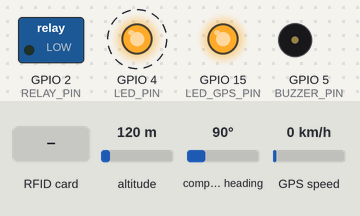
A sketch run on a simulated ESP32. Parts: switched loads named in the sketch (green lamp = pin HIGH), output pins drawn as LEDs (lit = HIGH), buzzer (waves = sounding). Dashed ring = blinking. Inputs (shaded band) come from the test bench; at power-on: altitude 120 m, compass heading 90°, GPS speed 0 km/h. The GPS gets a fix after 3 s at 37.7749, -122.4194 with 8 satellites; the modem accepts every AT command (registered, SIM ready, sends succeed) and sends nothing else; what the sketch prints to the serial monitor is not drawn.

Above: at 10.57 s.
10.6 s: RFID card 03 CD 7A 29 held to the reader
At 10.78 s:
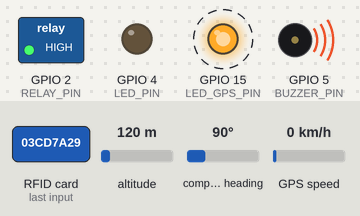
13.6 s: RFID card 93 E7 46 16 held to the reader
At 13.77 s:
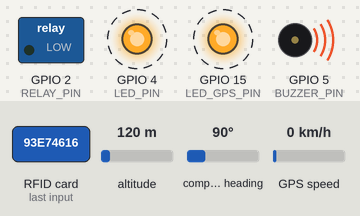
16.6 s: RFID card 03 CD 7A 29 held to the reader
At 18.57 s:
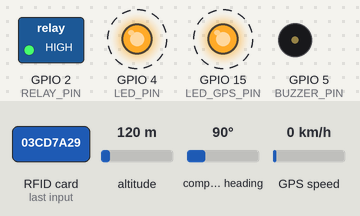
Timing chart, 0 to 25.6 s (numbered marks = the images above; inputs shaded):
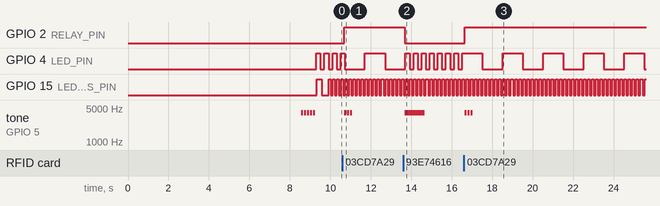

The sketch:

rfid_ioled_buzzer_relay_gps_sim.ino
```cpp
#include <SPI.h>
#include <MFRC522.h>
#include <SoftwareSerial.h>
#include <freertos/FreeRTOS.h>
#include <freertos/task.h>
#include <TinyGPS++.h>
#include <HardwareSerial.h>

#define SS_PIN 21
#define RST_PIN 22
#define RELAY_PIN 2   // Chân điều khiển relay
#define LED_PIN 4    // Chân điều khiển LED
#define BUZZER_PIN 5   // Chân điều khiển Buzzer
#define BUZZER_FREQ 4000 // Tần số Buzzer (Hz)
#define BEEP_DURATION 100  // Thời gian mỗi tiếng bíp (ms)
#define LONG_BEEP_DURATION 1000 // Thời gian bíp dài (ms)
#define RX_PIN 16         // Chân nhận dữ liệu từ GPS
#define TX_PIN 17         // Chân truyền dữ liệu tới GPS
#define LED_GPS_PIN 15    // Chân LED báo trạng thái GPS

#define simSerial               Serial2
#define MCU_SIM_BAUDRATE        115200
#define MCU_SIM_TX_PIN              32
#define MCU_SIM_RX_PIN              33
#define MCU_SIM_EN_PIN              15

// Please update number before test
#define PHONE_NUMBER                "+84942750136"

MFRC522 rfid(SS_PIN, RST_PIN);  // Khởi tạo module RFID với chân SS và RST
TinyGPSPlus gps; // Khởi tạo đối tượng GPS
HardwareSerial gpsSerial(1); // Khởi tạo kết nối GPS qua Serial

// UID của hai thẻ RFID
byte parentUID[] = {0x03, 0xCD, 0x7A, 0x29}; // Thẻ phụ huynh
byte studentUID[] = {0x93, 0xE7, 0x46, 0x16}; // Thẻ học sinh

bool relayState = false;  // Trạng thái hiện tại của relay
bool isLoggedIn = false;  // Trạng thái đăng nhập

void setup() {
  Serial.begin(115200);  // Đặt tốc độ truyền thành 115200
  SPI.begin();
  rfid.PCD_Init();  // Khởi động module RFID
  gpsSerial.begin(9600, SERIAL_8N1, RX_PIN, TX_PIN); // Khởi động kết nối GPS

  pinMode(RELAY_PIN, OUTPUT);  // Đặt relay là ngõ ra
  digitalWrite(RELAY_PIN, LOW);  // Ban đầu relay tắt (mức thấp)

  pinMode(LED_PIN, OUTPUT);  // Đặt LED là ngõ ra
  digitalWrite(LED_PIN, LOW);  // Tắt LED ban đầu

  pinMode(BUZZER_PIN, OUTPUT); // Đặt Buzzer là ngõ ra
  digitalWrite(BUZZER_PIN, LOW); // Tắt Buzzer ban đầu

  pinMode(LED_GPS_PIN, OUTPUT); // Đặt LED GPS là ngõ ra
  digitalWrite(LED_GPS_PIN, LOW); // Tắt LED GPS ban đầu

  // Thiết lập Buzzer
  ledcSetup(0, BUZZER_FREQ, 8);  // Kênh 0, tần số đã định nghĩa, độ phân giải 8 bit
  ledcAttachPin(BUZZER_PIN, 0);  // Gắn chân BUZZER_PIN vào kênh 0

   // Khởi tạo module SIM
  pinMode(MCU_SIM_EN_PIN, OUTPUT);
  digitalWrite(MCU_SIM_EN_PIN, LOW);  // Bật nguồn module SIM
  delay(8000);  // Chờ module SIM khởi động
  simSerial.begin(MCU_SIM_BAUDRATE, SERIAL_8N1, MCU_SIM_RX_PIN, MCU_SIM_TX_PIN);

  // Kiểm tra kết nối SIM
  sim_at_cmd("AT");
  sim_at_cmd("ATI");
  sim_at_cmd("AT+CPIN?");
  sim_at_cmd("AT+CSQ");
  sim_at_cmd("AT+CIMI");

  // Test buzzer
  testBuzzer();

  // Tạo các tác vụ FreeRTOS
  xTaskCreate(TaskRFID, "TaskRFID", 1000, NULL, 1, NULL);
  xTaskCreate(TaskGPS, "TaskGPS", 1000, NULL, 1, NULL);
  xTaskCreate(TaskLED, "TaskLED", 1000, NULL, 1, NULL);
}

void loop() {
  // Không cần code ở đây, để FreeRTOS quản lý
}

// Tác vụ quét thẻ RFID
void TaskRFID(void *pvParameters) {
  while (true) {
    if (!rfid.PICC_IsNewCardPresent() || !rfid.PICC_ReadCardSerial()) {
      vTaskDelay(100 / portTICK_PERIOD_MS); // Nếu không có thẻ, chờ một chút
      continue;
    }

    Serial.println("RFID Tag detected.");

    // In mã UID của thẻ ra Serial Monitor
    Serial.print("UID của thẻ: ");
    for (byte i = 0; i < rfid.uid.size; i++) {
      Serial.print(rfid.uid.uidByte[i] < 0x10 ? " 0" : " ");
      Serial.print(rfid.uid.uidByte[i], HEX);  // In từng byte của UID theo dạng HEX
    }
    Serial.println();

    // Kiểm tra thẻ từ có khớp với parentUID hay studentUID
    if (checkUID(rfid.uid.uidByte, parentUID) || checkUID(rfid.uid.uidByte, studentUID)) {
      toggleLoginState();  // Đổi trạng thái đăng nhập/đăng xuất và relay
    } else {
      Serial.println("Access denied. Unknown card.");
    }

    rfid.PICC_HaltA(); // Ngưng kết nối với thẻ
    vTaskDelay(100 / portTICK_PERIOD_MS); // Đợi một chút trước khi quét thẻ tiếp theo
  }
}

// Tác vụ kiểm tra trạng thái GPS và nháy LED GPS
void TaskGPS(void *pvParameters) {
  while (true) {
    // Đọc dữ liệu từ GPS
    while (gpsSerial.available() > 0) {
      gps.encode(gpsSerial.read());
    }

    // Kiểm tra và hiển thị thông tin GPS nếu có
    if (gps.location.isUpdated()) {
      Serial.print("Vĩ độ: ");
      Serial.println(gps.location.lat(), 6);
      Serial.print("Kinh độ: ");
      Serial.println(gps.location.lng(), 6);
      Serial.print("Độ cao: ");
      Serial.println(gps.altitude.meters());
      Serial.print("Số vệ tinh: ");
      Serial.println(gps.satellites.value());
      Serial.print("Tốc độ: ");
      Serial.println(gps.speed.kmph());
      Serial.println();

      // Nếu có tín hiệu GPS, nháy LED với tần số 0.5 giây
      digitalWrite(LED_GPS_PIN, HIGH);
      vTaskDelay(250 / portTICK_PERIOD_MS); // Nháy LED trong 250ms
      digitalWrite(LED_GPS_PIN, LOW);
      vTaskDelay(250 / portTICK_PERIOD_MS);
    } else {
      Serial.println("Không có dữ liệu GPS.");

      // Nếu không có tín hiệu GPS, nháy LED với tần số 0.2 giây
      while(true) {
        digitalWrite(LED_GPS_PIN, HIGH);
        vTaskDelay(100 / portTICK_PERIOD_MS); // Nháy LED trong 100ms
       digitalWrite(LED_GPS_PIN, LOW);
        vTaskDelay(100 / portTICK_PERIOD_MS);
      }

    }

    vTaskDelay(100 / portTICK_PERIOD_MS); // Đợi một chút trước khi kiểm tra lại
  }
}

// Tác vụ nháy LED với trạng thái đăng nhập
void TaskLED(void *pvParameters) {
  unsigned long ledInterval = 200; // Thời gian nháy LED nhanh (0.2 giây)
  unsigned long previousMillis = 0; // Biến lưu thời gian để điều khiển LED nháy

  while (true) {
    unsigned long currentMillis = millis();

    // Kiểm tra nếu đã đến thời điểm để nháy LED
    if (currentMillis - previousMillis >= ledInterval) {
      previousMillis = currentMillis;  // Cập nhật thời điểm hiện tại
      digitalWrite(LED_PIN, !digitalRead(LED_PIN));  // Đổi trạng thái LED (ON/OFF)
    }

    // Thay đổi tốc độ nháy LED dựa vào trạng thái đăng nhập
    if (isLoggedIn) {
      ledInterval = 1000; // Nháy LED chậm khi đăng nhập (1 giây)
    } else {
      ledInterval = 200;  // Nháy LED nhanh khi chưa đăng nhập (0.2 giây)
    }

    vTaskDelay(50 / portTICK_PERIOD_MS); // Đợi một chút trước khi kiểm tra lại
  }
}

// Hàm kiểm tra UID có trùng với thẻ hợp lệ không
bool checkUID(byte* scannedUID, byte* validUID) {
  for (byte i = 0; i < 4; i++) {
    if (scannedUID[i] != validUID[i]) {
      return false;
    }
  }
  return true;
}

void sim_at_wait()
{
    delay(100);
    while (simSerial.available()) {
        Serial.write(simSerial.read());
    }
}

bool sim_at_cmd(String cmd){
    simSerial.println(cmd);
    sim_at_wait();
    return true;
}

bool sim_at_send(char c){
    simSerial.write(c);
    return true;
}

void sent_sms(String message)
{
    sim_at_cmd("AT+CMGF=1"); // Đặt chế độ tin nhắn văn bản
    String cmd = "AT+CMGS=\"";
    cmd += PHONE_NUMBER;
    cmd += "\"";
    sim_at_cmd(cmd);
    simSerial.print(message); // Gửi nội dung tin nhắn

    // Ký tự kết thúc tin nhắn (Ctrl+Z)
    sim_at_send(0x1A);
    sim_at_wait();
}

// Hàm đổi trạng thái relay và đăng nhập/đăng xuất
void toggleLoginState() {
  isLoggedIn = !isLoggedIn;  // Đổi trạng thái đăng nhập/đăng xuất

  if (isLoggedIn) {
    Serial.println("Login successful.");
    digitalWrite(RELAY_PIN, HIGH);  // Bật relay khi đăng nhập
    beep(3, BEEP_DURATION);  // Kêu 3 tiếng bíp khi đăng nhập
    String message = "Xe đã được mở khóa. Trạng thái: Đăng nhập thành công.";
    sent_sms(message); // Gửi SMS khi đăng nhập với nội dung cụ thể
  } else {
    Serial.println("Logout successful.");
    digitalWrite(RELAY_PIN, LOW);   // Tắt relay khi đăng xuất
    beep(1, LONG_BEEP_DURATION);  // Kêu một tiếng bíp dài khi đăng xuất
    String message = "Xe đã bị khóa. Trạng thái: Đăng xuất thành công.";
    sent_sms(message); // Gửi SMS khi đăng xuất với nội dung cụ thể
  }
}


// Hàm kêu buzzer
void beep(int times, int duration) {
  for (int i = 0; i < times; i++) {
    ledcWrite(0, 128);  // Phát âm thanh
    delay(duration);     // Đợi một chút
    ledcWrite(0, 0);     // Ngừng âm thanh
    delay(50);           // Đợi giữa các tiếng bíp
  }
}

// Hàm test buzzer
void testBuzzer() {
  Serial.println("Testing buzzer...");
  beep(5, 100); // Kêu 5 tiếng bíp ngắn để test
  Serial.println("Buzzer test completed.");
}
```

Measured:
- after the input at 10.6 s, GPIO 2 (RELAY_PIN): LOW → HIGH after 0.09 s; tone on GPIO 5 (BUZZER_PIN): alternates 4000 Hz for 0.10 s and silent for 0.05 s, 6 changes in all, then stays silent, starting after 0.09 s
- after the input at 13.6 s, GPIO 2 (RELAY_PIN): HIGH → LOW after 0.07 s; tone on GPIO 5 (BUZZER_PIN): silent → 4000 Hz after 0.07 s, → silent 1.0 s later
- after the input at 16.6 s, GPIO 2 (RELAY_PIN): LOW → HIGH at once; GPIO 4 (LED_PIN): alternates HIGH for 1.0 s and LOW for 1.0 s, starting after 0.92 s; tone on GPIO 5 (BUZZER_PIN): alternates 4000 Hz for 0.10 s and silent for 0.05 s, 6 changes in all, then stays silent, starting at once
- by itself, GPIO 4 (LED_PIN): alternates HIGH for 0.20 s and LOW for 0.20 s
- by itself, GPIO 15 (LED_GPS_PIN): alternates HIGH for 0.10 s and LOW for 0.10 s
